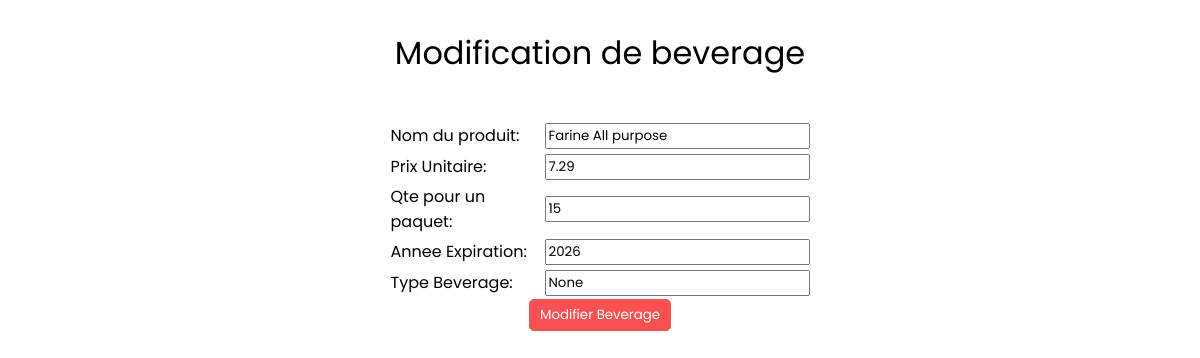
The page /editGrocery/1 on the database its author committed.
### tables this page shows
CREATE TABLE Products(
                Id INTEGER PRIMARY KEY,
                ProdName TEXT NOT NULL,
                UnitPrice REAL CHECK(UnitPrice > 0),
                QtyPerPack INTEGER CHECK(QtyPerPack > 0), -- La quantite pour chaque groupe d'un produit (un carton ou un rack de produits)
                Expiration INTEGER NOT NULL, -- L'année d'expiration ou le bestbefore du produit
                ProductType TEXT NOT NULL CHECK(ProductType = 'Beverage' OR ProductType = 'Treat' OR ProductType = 'Grocery'),
                TreatType TEXT CHECK(TreatType = 'Bonbon' OR TreatType = 'Biscuit'), -- pour les produits de type treat
                Origine TEXT, -- pour les produits de type grocery (l'origine du produit)
                BeverageType TEXT CHECK(BeverageType = 'Jus' OR BeverageType = 'Soda' OR BeverageType = 'Alcool'), -- pour les produits de type Beverage 
                UserId INTEGER NOT NULL,
                FOREIGN KEY(UserId) REFERENCES Users(Id)  -- L'utilisateur qui ajoute le produit


);

### main.py (the view)
@app.route('/editBeverage/<int:id>')
def edit_prod(id):
    bev = bev_dao.get_by_id(id)
    return render_template('addBeverage.html', bev=bev)

### Business/Domain/Beverage.py (called while the page is built)
    def get_beverage_type(self):
        return self.__beverage_type

### Business/Domain/Product.py (called while the page is built)
    def get_id(self):
        return self.__id

    def get_product_name(self):
        return self.__product_name

    def get_unit_price(self):
        return self.__unit_price

    def get_qty_per_pack(self):
        return self.__qty_per_pack

    def get_expiration(self):
        return self.__expiration

### Data_Access/DAOs/BeverageDAO.py (called while the page is built)
    def get_by_id(self, id):
        self.cursor.execute('''
        SELECT Id, ProdName, UnitPrice, QtyPerPack, Expiration, BeverageType
        FROM Products
        WHERE Id = ? ''', (id,))
        result = self.cursor.fetchone()
        bev = Beverage(result[0], result[1], result[2], result[3], result[4], result[5])
        return bev

### templates/addBeverage.html (shortened to what this page needs)
<!DOCTYPE html>
<html lang="en">
<head>
    <link rel="stylesheet" href="../static/styles.css">
</head>
<body>
    <div class="fm-container">
        <h1>{{ 'Modification de beverage' if bev is defined else 'Ajout de beverage' }}</h1>
        <div class="fm">
            <form action="{{ '/editBev' if bev is defined else '/addBeverage' }}" method="post">
                <table>
                    <tr>
                        <td><label for="prodName">Nom du produit:</label></td>
                        <td><input type="text" name="prodName" id="prodName" required value="{{ bev.get_product_name() if bev is defined else '' }}"></td>
                    </tr>
                    <tr>
                        <td><label for="unitPrice">Prix Unitaire:</label></td>
                        <td><input type="number" step="0.01" name="unitPrice" id="unitPrice" required value="{{ bev.get_unit_price() if bev is defined else '' }}"></td>
                    </tr>
                    <tr>
                        <td><label for="qtyPerPack">Qte pour un paquet:</label></td>
                        <td><input type="number" name="qtyPerPack" id="qtyPerPack" required value="{{ bev.get_qty_per_pack() if bev is defined else '' }}"></td>
                    </tr>
                    <tr>
                        <td><label for="expYear">Annee Expiration:</label></td>
                        <td><input type="text" name="expYear" id="expYear" required min="4" max="4" value="{{ bev.get_expiration() if bev is defined else '' }}"></td>
                    </tr>
                    <tr>
                        <td><label for="typeBeverage">Type Beverage:</label></td>
                        <td><input type="text" name="beverageType" id="typeBeverage" required value="{{ bev.get_beverage_type() if bev is defined else '' }}"></td>
                    </tr>
                </table>
                <div class="sbt">
                    <div><button type="submit" class="bttn">{{ 'Modifier Beverage' if bev is defined else 'Ajouter Beverage' }}</button>
                </div>
            </div>
            </form>
        </div>
    </div>
</body>
</html>

### static/styles.css (style rules this page uses)
* { font-family: "Poppins", sans-serif; font-weight: 400; font-style: normal; }
.fm-container { display: flex; flex-direction: column; justify-content: center; align-items: center; gap: 20px; }
.fm { display: flex; flex-direction: column; justify-content: space-between; align-items: center; }
.fm table td { width: 150px; }
.sbt { display: flex; justify-content: center; }
.sbt button { border: 1px solid #F95151; }
.bttn { background: #F95151; color: white; padding: 5px 10px; text-align: center; border-radius: 5px; }

### rows shown on the page
Products: prodName "Farine All purpose", unitPrice "7.29", expYear "2026"

### other values the page prints
{{ 'Modification de beverage' if bev is defined else 'Ajout de beverage' }} "Modification de beverage"
{{ 'Modifier Beverage' if bev is defined else 'Ajouter Beverage' }} "Modifier Beverage"
